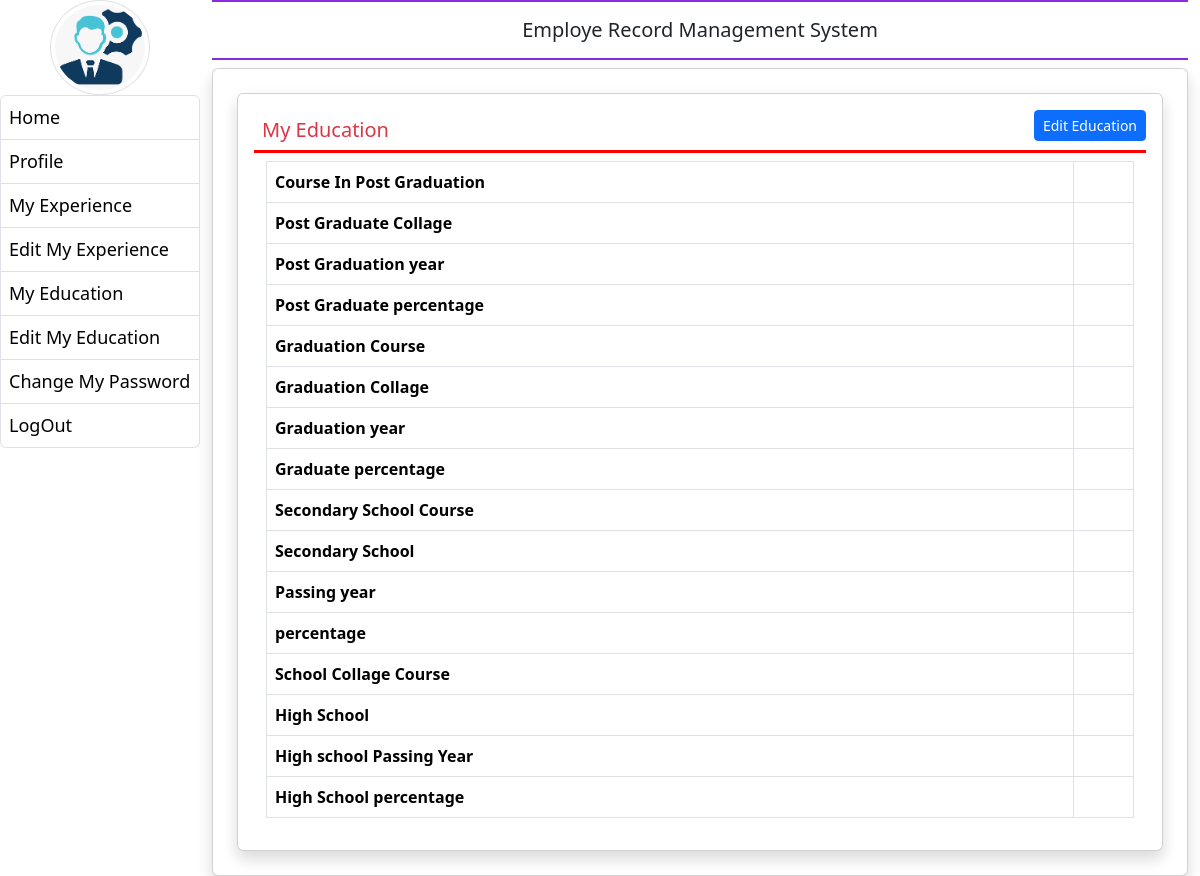
/my_education/ (signed in), run on an earlier commit of the app's database.
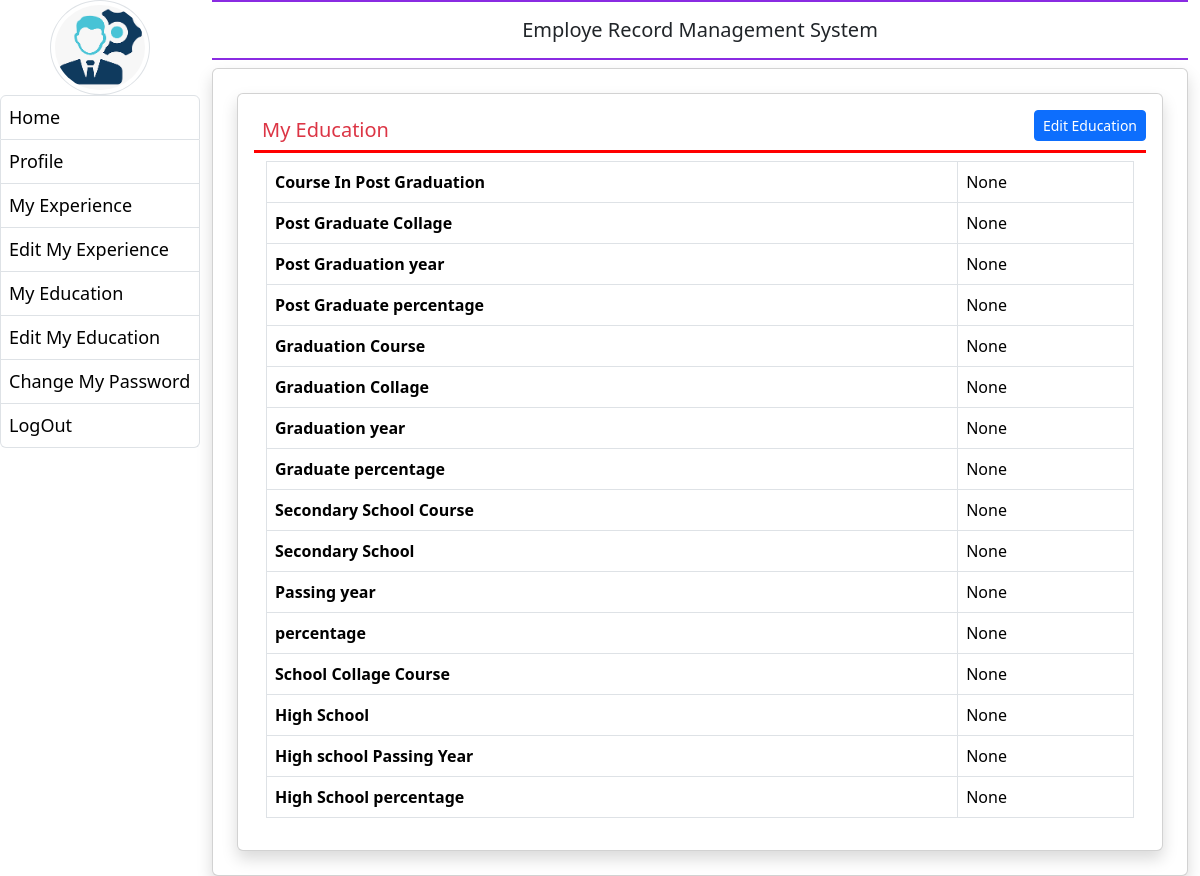
And on a later commit of the database.
### employee/models.py (models this page shows, shortened)
class EmployeeEducation(models.Model):
    user = models.ForeignKey(User, on_delete=models.CASCADE)
    coursepg = models.CharField(max_length=100,null=True)
    schoolcolgpg = models.CharField(max_length=200, null=True)
    yearofpassingpg = models.CharField(max_length=100, null=True)
    percentagepg = models.CharField(max_length=30, null=True)
    coursegra = models.CharField(max_length=100,null=True)
    schoolcolgra = models.CharField(max_length=200, null=True)
    yearofpassingra = models.CharField(max_length=100, null=True)
    percentagegra = models.CharField(max_length=30, null=True)
    coursessc = models.CharField(max_length=100,null=True)
    schoolcolssc = models.CharField(max_length=200, null=True)
    yearofpassingssc = models.CharField(max_length=100, null=True)
    percentagessc = models.CharField(max_length=30, null=True)
    coursehsc = models.CharField(max_length=100,null=True)
    schoolcolghsc = models.CharField(max_length=200, null=True)
    yearofpassinghsc = models.CharField(max_length=100, null=True)
    percentagehsc = models.CharField(max_length=30, null=True)

### employee/views.py (the view)
# urls.py: path('my_education/', my_education, name='my_education'),
@login_required(login_url='emp_login')
def my_education(request):
    user = request.user
    try:
        education = get_object_or_404(EmployeeEducation, user=user)
        context = {'education': education}
        return render(request, 'my_education.html', context)
    except Exception as e:
        print(f"Exception: {e}")
        return render(request, 'my_education.html', {'error': 'Could not retrieve education details.'})

### employee/templates/my_education.html
{% extends "emp_base.html" %}
{% block main %}
<div class="card shadow m-2">
    <div class="card-body">
        <a href=" {% url "edit_myeducation" %}" class="btn btn-primary float-end btn-sm"> Edit Education</a>
        <h5 class="p-2 text-danger" style="border-bottom: 3px solid red;">My Education</h5>
        <div class="container-fluid">
            <table class="table table-bordered">
                <tr>
                    <th>Course In Post Graduation</th>
                    <td>{{education.coursepg}}</td>
                </tr>
                <tr>
                    <th>Post Graduate Collage </th>
                    <td>{{education.schoolcolgpg}}</td>
                </tr>
                <tr>
                    <th>Post Graduation year</th>
                    <td>{{education.yearofpassingpg}}</td>
                </tr>
                <tr>
                    <th>Post Graduate percentage</th>
                    <td>{{education.percentagepg}}</td>
                </tr>
                <tr>
                    <th>Graduation Course </th>
                    <td>{{education.coursegra}}</td>
                </tr>
                <tr>
                    <th>Graduation Collage</th>
                    <td>{{education.schoolcolgra}}</td>
                </tr>
                <tr>
                    <th>Graduation year</th>
                    <td>{{education.yearofpassingra}}</td>
                </tr>
                <tr>
                    <th>Graduate percentage</th>
                    <td>{{education.percentagegra}}</td>
                </tr>
                <tr>
                    <th>Secondary School Course </th>
                    <td>{{education.coursessc}}</td>
                </tr>
                <tr>
                    <th>Secondary School</th>
                    <td>{{education.schoolcolssc}}</td>
                </tr>
                <tr>
                    <th>Passing year</th>
                    <td>{{education.yearofpassingssc}}</td>
                </tr>
                <tr>
                    <th> percentage</th>
                    <td>{{education.percentagessc}}</td>
                </tr>
                <tr>
                    <th>School Collage Course </th>
                    <td>{{education.coursehsc}}</td>
                </tr>
                <tr>
                    <th>High School</th>
                    <td>{{education.schoolcolghsc}}</td>
                </tr>
                <tr>
                    <th>High school Passing Year</th>
                    <td>{{education.yearofpassinghsc}}</td>
                </tr>
                <tr>
                    <th>High School percentage</th>
                    <td>{{education.percentagehsc}}</td>
                </tr>
            </table>
        </div>
    </div>
</div>
{% endblock %}

### employee/templates/emp_base.html (shortened to what this page needs)
{% load static %}
<!DOCTYPE html>
<html lang="en">
<head>
    <link href="https://cdn.jsdelivr.net/npm/bootstrap@5.3.3/dist/css/bootstrap.min.css" rel="stylesheet">
    <link rel="stylesheet" href="https://cdnjs.cloudflare.com/ajax/libs/font-awesome/6.4.0/css/all.min.css">
</head>
<body>
    <div class="container-fluid">
        <div class="row">
            <div class="col-sm-2 p-0">
                <center><img src = "{% static 'images/logo.png' %}" width = "100" height = "100"  class = "img-thumbnail rounded-circle my ="3""></center>
                    <div class="list-group">
                        <a href="{% url 'emp_home' %}" class="list-group-item list-group-item-action {% if request.path == '/emp_home' %}active {% endif %}">Home</a>
                        <a href="{% url 'profile' %}" class="list-group-item list-group-item-action {% if request.path == '/profile' %}active {% endif %}">Profile</a>
                        <a href="{% url 'my_experience' %}" class="list-group-item list-group-item-action {% if request.path == '/my_experience' %}active {% endif %}">My Experience</a>
                        <a href=" {% url "edit_my_experience" %}" class="list-group-item list-group-item-action {% if request.path == '/edit_my_experience' %}active {% endif %} ">Edit My Experience</a>
                        <a href="{% url "my_education" %}" class="list-group-item list-group-item-action {% if request.path == '/my_education' %}active {% endif %} ">My Education</a>
                        <a href="{% url "edit_myeducation" %}" class="list-group-item list-group-item-action {% if request.path == '/edit_myeducation' %}active {% endif %} ">Edit My Education</a>
                        <a href="{% url "change_password" %}" class="list-group-item list-group-item-action {% if request.path == '/change_password' %}active {% endif %}">Change My Password</a>
                        <a href="{% url "user_logout" %}" class="list-group-item list-group-item-action">LogOut</a>
                    </div>
            </div>
            <div class="col-sm-10 p-0">
                <div class="container-fluid">
                    <h5 class = "text-center p-3 font-weight-bold "style="border-bottom: 2px solid blueviolet; border-top: 2px solid blueviolet; ">Employe Record Management System</h5>
                    <div class="card shadow" style="min-height:90vh;">
                        <div class="card-body">
                        {% block main %}
                        {% endblock %}
                        </div>
                    </div>
                </div>
            </div>
    </div>
</body>
</html>

### employee/templates/emp_base.html (style rules this page uses)
.list-group-item { color: black !important; font-size: large; padding: 8px !important; }

What changed in the data, as far as the page shows it:
added EmployeeEducation: coursepg "None", schoolcolgpg "None", yearofpassingpg "None", percentagepg "None", coursegra "None", schoolcolgra "None", yearofpassingra "None", percentagegra "None", coursessc "None", schoolcolssc "None", yearofpassingssc "None", percentagessc "None", coursehsc "None", schoolcolghsc "None", yearofpassinghsc "None", percentagehsc "None"
